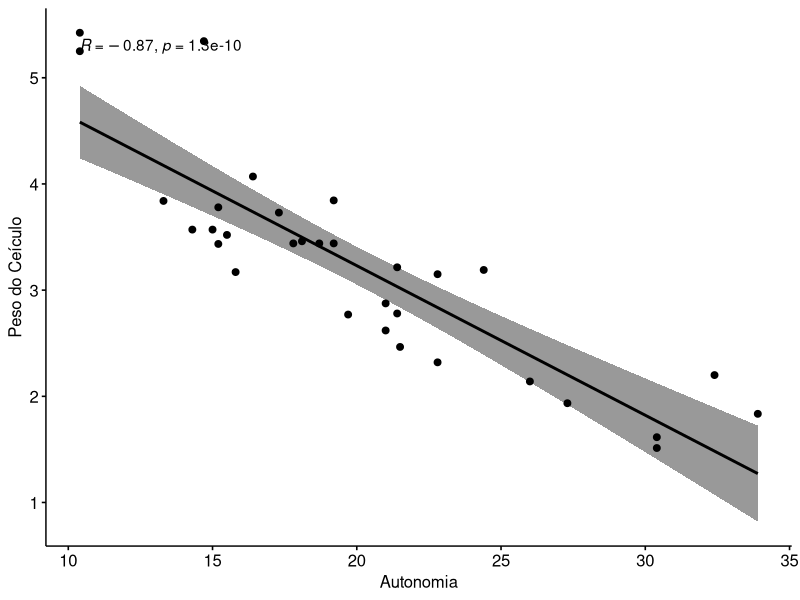

Reproduce this figure in R.
# Covariância e Coeficiente de Correlação

## Covariância ##
# A covariância é a medida de variabilidade conjunta de duas variáveis aleatórias
# Quando a covariância é positiva os dados apresentam tendência positiva na dispersão
# Quanto o valor da dovariância é negativo, os dados apresentam tendências negativas

# Especificamente, a covariância mede o grau em que duas variáveis estão linearmente associadas.

## Coeficenete de Correlação ##

# Correlação é uma versão em escala de covariânci que assume valores entre [-1,1]
# com uma correação de +- 1 indicando associação linear perfeita (positiva ou negativa) 
# e 0 indicando nenhuma relação lienar

# Para p = -1 indica uma forte correlação negativa: toda vez que x aumenta y diminui
# Para p = 0 não há nenhuma associação entre as duas variáveis
# Para +1 indica forte correlação positiva: tuoda vez que x aumenta y aumenta

# Exemplo: analisar a covariância e correlação entre as variáveis milhas/galão e peso do veículo no mtcars

install.packages("ggpubr")
library('ggpubr')

my_data <- mtcars
View(my_data)

ggscatter(my_data, x = 'mpg', y = 'wt',
          add = 'reg.line', conf.int = TRUE,
          cor.coef = TRUE, cor.method = 'pearson',
          xlab = 'Autonomia', ylab = 'Peso do Ceículo')

# Definindo x e y
x = my_data$mpg
y = my_data$wt

# Covariância
cov(x, y)

# Correlação
 